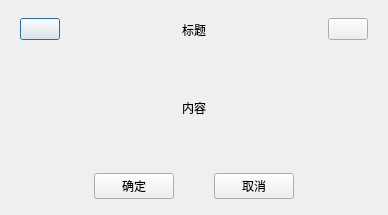
<?xml version="1.0" encoding="UTF-8"?>
<ui version="4.0">
 <class>MsgBox</class>
 <widget class="QDialog" name="MsgBox">
  <property name="geometry">
   <rect>
    <x>0</x>
    <y>0</y>
    <width>388</width>
    <height>215</height>
   </rect>
  </property>
  <property name="windowTitle">
   <string>Dialog</string>
  </property>
  <layout class="QVBoxLayout" name="verticalLayout_2">
   <property name="spacing">
    <number>0</number>
   </property>
   <property name="leftMargin">
    <number>0</number>
   </property>
   <property name="topMargin">
    <number>0</number>
   </property>
   <property name="rightMargin">
    <number>0</number>
   </property>
   <property name="bottomMargin">
    <number>0</number>
   </property>
   <item>
    <widget class="QWidget" name="widgetDialog" native="true">
     <layout class="QVBoxLayout" name="verticalLayout">
      <property name="spacing">
       <number>0</number>
      </property>
      <property name="leftMargin">
       <number>0</number>
      </property>
      <property name="topMargin">
       <number>0</number>
      </property>
      <property name="rightMargin">
       <number>0</number>
      </property>
      <property name="bottomMargin">
       <number>0</number>
      </property>
      <item>
       <widget class="QWidget" name="widgetDlgHead" native="true">
        <layout class="QHBoxLayout" name="horizontalLayout_2">
         <property name="spacing">
          <number>0</number>
         </property>
         <property name="leftMargin">
          <number>20</number>
         </property>
         <property name="topMargin">
          <number>0</number>
         </property>
         <property name="rightMargin">
          <number>20</number>
         </property>
         <property name="bottomMargin">
          <number>0</number>
         </property>
         <item>
          <widget class="QPushButton" name="pushButtonPlaceholder">
           <property name="text">
            <string/>
           </property>
          </widget>
         </item>
         <item>
          <spacer name="horizontalSpacer_1">
           <property name="orientation">
            <enum>Qt::Horizontal</enum>
           </property>
           <property name="sizeHint" stdset="0">
            <size>
             <width>135</width>
             <height>20</height>
            </size>
           </property>
          </spacer>
         </item>
         <item>
          <widget class="QLabel" name="labelTitle">
           <property name="text">
            <string>标题</string>
           </property>
          </widget>
         </item>
         <item>
          <spacer name="horizontalSpacer_2">
           <property name="orientation">
            <enum>Qt::Horizontal</enum>
           </property>
           <property name="sizeHint" stdset="0">
            <size>
             <width>135</width>
             <height>20</height>
            </size>
           </property>
          </spacer>
         </item>
         <item>
          <widget class="QPushButton" name="pushButtonClose">
           <property name="text">
            <string/>
           </property>
          </widget>
         </item>
        </layout>
       </widget>
      </item>
      <item>
       <widget class="QWidget" name="widgetDlgBody" native="true">
        <layout class="QVBoxLayout" name="verticalLayout_3">
         <property name="spacing">
          <number>0</number>
         </property>
         <property name="leftMargin">
          <number>0</number>
         </property>
         <property name="topMargin">
          <number>0</number>
         </property>
         <property name="rightMargin">
          <number>0</number>
         </property>
         <property name="bottomMargin">
          <number>0</number>
         </property>
         <item>
          <widget class="QWidget" name="widget" native="true">
           <layout class="QHBoxLayout" name="horizontalLayout_3">
            <property name="spacing">
             <number>0</number>
            </property>
            <property name="leftMargin">
             <number>60</number>
            </property>
            <property name="topMargin">
             <number>40</number>
            </property>
            <property name="rightMargin">
             <number>60</number>
            </property>
            <property name="bottomMargin">
             <number>40</number>
            </property>
            <item>
             <widget class="QLabel" name="labelText">
              <property name="text">
               <string>内容</string>
              </property>
              <property name="alignment">
               <set>Qt::AlignCenter</set>
              </property>
             </widget>
            </item>
           </layout>
          </widget>
         </item>
        </layout>
       </widget>
      </item>
      <item>
       <widget class="QWidget" name="widgetBottom" native="true">
        <layout class="QHBoxLayout" name="horizontalLayout">
         <property name="spacing">
          <number>40</number>
         </property>
         <property name="leftMargin">
          <number>0</number>
         </property>
         <property name="topMargin">
          <number>0</number>
         </property>
         <property name="rightMargin">
          <number>0</number>
         </property>
         <property name="bottomMargin">
          <number>0</number>
         </property>
         <item>
          <spacer name="horizontalSpacer_3">
           <property name="orientation">
            <enum>Qt::Horizontal</enum>
           </property>
           <property name="sizeHint" stdset="0">
            <size>
             <width>44</width>
             <height>20</height>
            </size>
           </property>
          </spacer>
         </item>
         <item>
          <widget class="QPushButton" name="pushButtonSave">
           <property name="text">
            <string>确定</string>
           </property>
          </widget>
         </item>
         <item>
          <widget class="QPushButton" name="pushButtonCancel">
           <property name="text">
            <string>取消</string>
           </property>
          </widget>
         </item>
         <item>
          <spacer name="horizontalSpacer_5">
           <property name="orientation">
            <enum>Qt::Horizontal</enum>
           </property>
           <property name="sizeHint" stdset="0">
            <size>
             <width>44</width>
             <height>20</height>
            </size>
           </property>
          </spacer>
         </item>
        </layout>
       </widget>
      </item>
     </layout>
    </widget>
   </item>
  </layout>
 </widget>
 <resources/>
 <connections/>
</ui>
